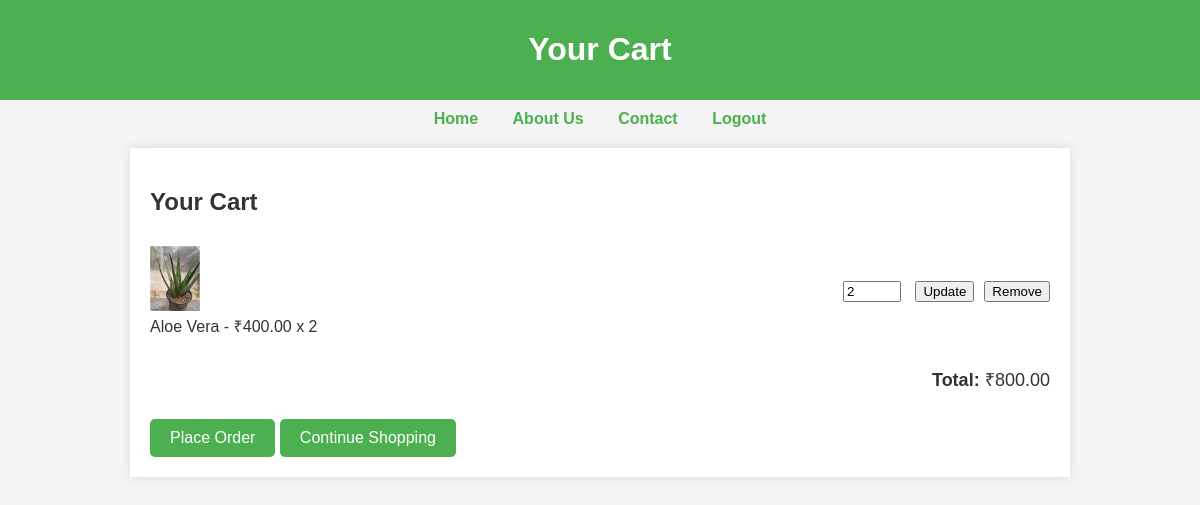
The page /cart/ (signed in) on the database its author committed.
### store/models.py (models this page shows, shortened)
class CartItem(models.Model):
    cart = models.ForeignKey(Cart, on_delete=models.CASCADE)
    plant = models.ForeignKey(Plant, on_delete=models.CASCADE)
    quantity = models.PositiveIntegerField(default=1)

class Plant(models.Model):
    supplier = models.ForeignKey(Supplier, on_delete=models.CASCADE, related_name='plants')
    name = models.CharField(max_length=255)
    description = models.TextField()
    price = models.DecimalField(max_digits=10, decimal_places=2)
    image = models.ImageField(upload_to='plants/', blank=True, null=True)
    stock = models.PositiveIntegerField(default=0)
    category = models.ForeignKey(Category, on_delete=models.SET_NULL, null=True, blank=True)

### store/views.py (the view)
# urls.py: path('cart/', views.cart_view, name='cart'),
@login_required
def cart_view(request):
    cart = get_object_or_404(Cart, user=request.user)
    cart_items = CartItem.objects.filter(cart=cart)
    total = sum(item.plant.price * item.quantity for item in cart_items)
    context = {
        'cart_items': cart_items,
        'total': total,
    }
    return render(request, 'store/cart.html', context)

### store/templates/store/cart.html (shortened to what this page needs)
{% load static %}
<!DOCTYPE html>
<html lang="en">
<head>
    <link rel="stylesheet" href="{% static 'store/css/styles.css' %}">
</head>
<body>
    <header>
        <h1>Your Cart</h1>
    </header>
    <nav>
        <a href="{% url 'plant_list' %}">Home</a>
        <a href="#">About Us</a>
        <a href="#">Contact</a>
        {% if user.is_authenticated %}
            <a href="{% url 'logout' %}">Logout</a>
        {% else %}
            <a href="{% url 'login' %}">Login</a>
            <a href="{% url 'signup' %}">Sign Up</a>
        {% endif %}
    </nav>
    <div class="container">
        <h2>Your Cart</h2>
        <ul>
            {% for item in cart_items %}
            <li class="cart-item">
                <div class="details">
                    {% if item.plant.image %}
                        <img src="{{ item.plant.image.url }}" alt="{{ item.plant.name }}">
                    {% else %}
                        <img src="{% static 'store/images/default.png' %}" alt="Default image">
                    {% endif %}
                    <p>{{ item.plant.name }} - ₹{{ item.plant.price }} x {{ item.quantity }}</p>
                </div>
                <div class="actions">
                    <form action="{% url 'update_cart' item.id %}" method="post">
                        <input type="number" name="quantity" value="{{ item.quantity }}" min="1">
                        <button type="submit">Update</button>
                    </form>
                    <form action="{% url 'remove_from_cart' item.id %}" method="post" style="margin-left: 10px;">
                        <button type="submit">Remove</button>
                    </form>
                </div>
            </li>
            {% empty %}
            <li>Your cart is empty.</li>
            {% endfor %}
        </ul>
        <div class="total">
            <p><strong>Total:</strong> ₹{{ total }}</p>
        </div>
        <a href="{% url 'place_order' %}" class="btn">Place Order</a>
        <a href="{% url 'plant_list' %}" class="btn">Continue Shopping</a>
    </div>
</body>
</html>

### store/static/store/css/styles.css (style rules this page uses)
body { font-family: Arial, sans-serif; margin: 0; padding: 0; color: #333; background-color: #f4f4f4; }
header { background-color: #4CAF50; color: white; padding: 10px 0; text-align: center; }
nav { margin: 10px 0; }
nav a { color: white; text-decoration: none; margin: 0 15px; font-weight: bold; }
.container { width: 90%; max-width: 1200px; margin: 20px auto; }

### store/templates/store/cart.html (style rules this page uses)
body { font-family: Arial, sans-serif; background-color: #f4f4f4; margin: 0; padding: 0; }
header { background-color: #4CAF50; color: white; padding: 10px 0; text-align: center; }
nav { margin: 10px; text-align: center; }
nav a { margin: 0 15px; text-decoration: none; color: #4CAF50; }
.container { max-width: 900px; margin: 20px auto; background-color: white; padding: 20px; box-shadow: 0 0 10px rgba(0, 0, 0, 0.1); }
h2 { color: #333; }
ul { list-style: none; padding: 0; }
ul li { padding: 10px 0; border-bottom: 1px solid #ccc; }
ul li:last-child { border-bottom: none; }
.cart-item { display: flex; justify-content: space-between; align-items: center; }
.cart-item img { max-width: 50px; margin-right: 15px; }
.cart-item p { margin: 0; }
.cart-item .actions { display: flex; align-items: center; }
.cart-item .actions form { margin: 0; }
.cart-item .actions form input[type="number"] { width: 50px; margin-right: 10px; }
.total { text-align: right; margin-top: 20px; font-size: 18px; }
.btn { display: inline-block; margin-top: 10px; padding: 10px 20px; background-color: #4CAF50; color: white; text-decoration: none; border-radius: 5px; }

### rows shown on the page
CartItem: plant.image (picture), plant.name "Aloe Vera", plant.price "400.00", quantity "2"

### other values the page prints
{{ total }} "800.00"
